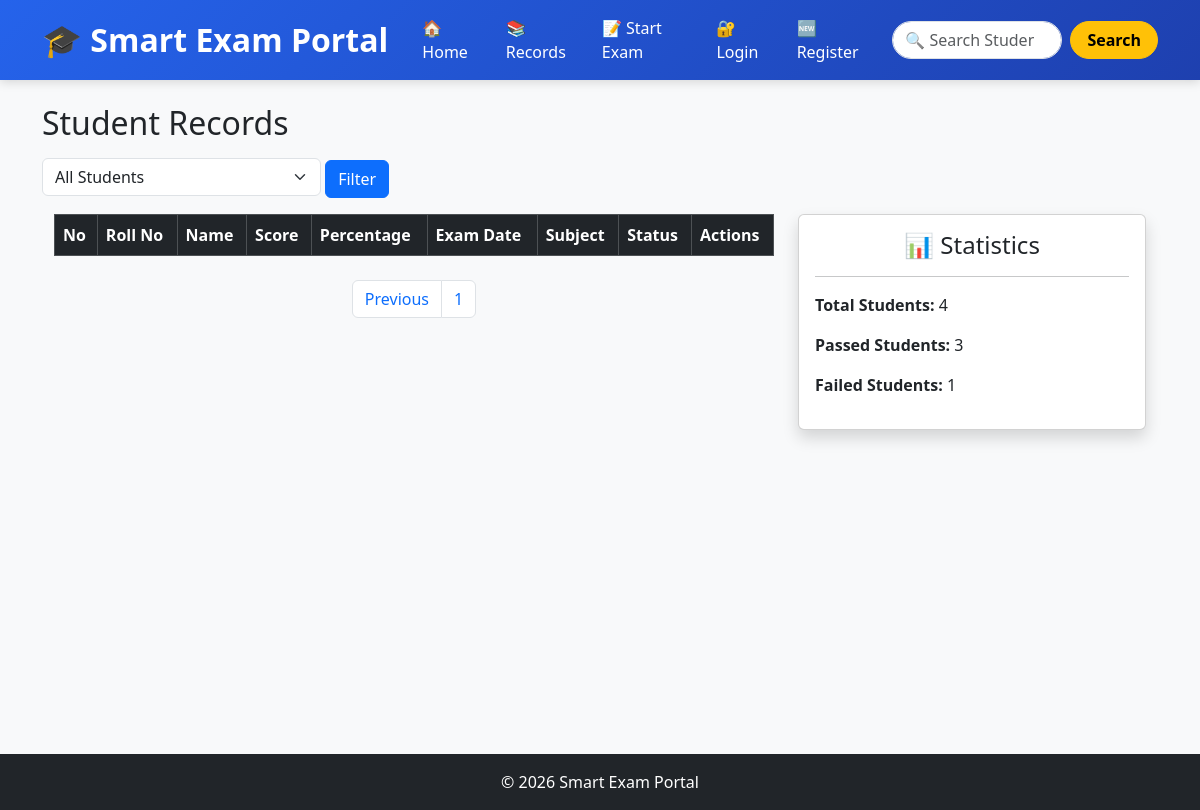
Before: /records?page=2 with the older database file.
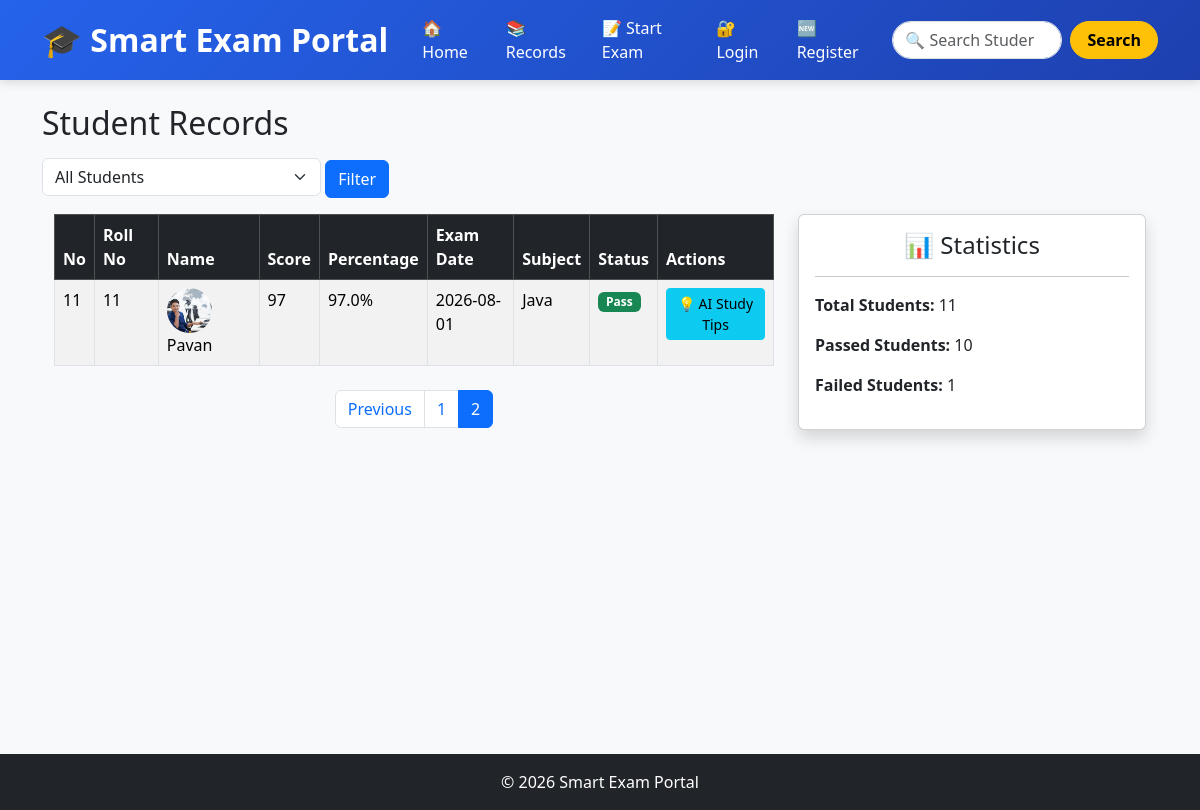
After: the same page with the newer database file.
### tables this page shows
CREATE TABLE students (
    id INTEGER PRIMARY KEY AUTOINCREMENT,
    roll_number INTEGER,
    subject_name TEXT,
    student_name TEXT,
    score INTEGER,
    percentage REAL,
    exam_date TEXT
, subject_id INTEGER, photo TEXT DEFAULT 'default.jpg');

CREATE TABLE subjects (
        id INTEGER PRIMARY KEY AUTOINCREMENT,
        name TEXT NOT NULL UNIQUE
    );

### smart_exam_portal/app.py (the view)
@app.route("/records")
def records():
    status = request.args.get("status", "")
    page = request.args.get("page", 1, type=int)
    per_page = 10
    conn = get_db()
    query = """
    FROM students
    LEFT JOIN subjects
    ON students.subject_id = subjects.id
    """
    where_clause = ""
    if status == "pass":
        where_clause = " WHERE students.percentage >= 40"
    elif status == "fail":
        where_clause = " WHERE students.percentage < 40"
    total_students = conn.execute(
        "SELECT COUNT(*) " + query + where_clause
    ).fetchone()[0]
    total_pages = (total_students + per_page - 1) // per_page
    offset = (page - 1) * per_page
    students = conn.execute(
        """
        SELECT
            students.id,
            students.roll_number,
            students.student_name,
            students.score,
            students.percentage,
            students.exam_date,
            students.photo,
            subjects.name AS subject_name
        """
        + query +
        where_clause +
        " LIMIT ? OFFSET ?",
        (per_page, offset)
    ).fetchall()
    passed_students = conn.execute(
        "SELECT COUNT(*) FROM students WHERE percentage >= 40"
    ).fetchone()[0]
    failed_students = conn.execute(
        "SELECT COUNT(*) FROM students WHERE percentage < 40"
    ).fetchone()[0]
    conn.close()
    return render_template(
        "records.html",
        students=students,
        page=page,
        total_pages=total_pages,
        total_students=total_students,
        passed_students=passed_students,
        failed_students=failed_students,
        tip=None
    )

### smart_exam_portal/database.py (called while the page is built)
def get_db():
    conn = sqlite3.connect("myproject.db")
    conn.row_factory = sqlite3.Row
    return conn

### smart_exam_portal/templates/records.html (shortened to what this page needs)
{% extends "base.html" %}
{% block content %}
<h2 class="mb-3">Student Records</h2>
<form method="GET" action="{{ url_for('records') }}" class="mb-3">
    <select name="status" class="form-select w-25 d-inline">
        <option value=""
            {% if request.args.get('status') == '' %}selected{% endif %}>
            All Students
        </option>
    </select>
    <button type="submit" class="btn btn-primary">
        Filter
    </button>
</form>
<div class="container">
    <div class="row">
        <div class="col-md-8">
            <table class="table table-striped table-hover table-bordered">
                <thead class="table-dark">
                    <tr>
                        <th>No</th>
                        <th>Roll No</th>
                        <th>Name</th>
                        <th>Score</th>
                        <th>Percentage</th>
                        <th>Exam Date</th>
                        <th>Subject</th>
                        <th>Status</th>
                        <th>Actions</th>
                    </tr>
                </thead>
                <tbody>
                    {% for student in students %}
                    <tr>
                        <td>{{ (page-1)*10 + loop.index }}</td>
                        <td>{{ student.roll_number }}</td>
                        <td>
                            <img
                                src="{{ url_for('static', filename='uploads/' ~ (student.photo or 'default.jpg')) }}"
                                alt="Student Photo"
                                width="45"
                                height="45"
                                class="rounded-circle me-2"
                                style="object-fit: cover;">
                            {{ student.student_name }}
                        </td>
                        <td>{{ student.score }}</td>
                        <td>{{ student.percentage }}%</td>
                        <td>{{ student.exam_date }}</td>
                        <td>{{ student.subject_name }}</td>
                        <td>
                            {% if student.percentage >= 40 %}
                                <span class="badge bg-success">
                                    Pass
                                </span>
                            {% else %}
                                <span class="badge bg-danger">
                                    Fail
                                </span>
                            {% endif %}
                        </td>
                        <td>
                            <a href="{{ url_for('get_ai_tip', id=student.id) }}"
                               class="btn btn-info btn-sm mb-1">
                                💡 AI Study Tips
                            </a>
                        </td>
                    </tr>
                    {% endfor %}
                </tbody>
            </table>
            <nav class="mt-4">
                <ul class="pagination justify-content-center">
                    {% if page > 1 %}
                    <li class="page-item">
                        <a class="page-link"
                           href="{{ url_for('records', page=page-1, status=request.args.get('status')) }}">
                            Previous
                        </a>
                    </li>
                    {% endif %}
                    {% for p in range(1, total_pages + 1) %}
                    <li class="page-item {% if p == page %}active{% endif %}">
                        <a class="page-link"
                           href="{{ url_for('records', page=p, status=request.args.get('status')) }}">
                            {{ p }}
                        </a>
                    </li>
                    {% endfor %}
                </ul>
            </nav>
        </div>
        <div class="col-md-4">
            <div class="card shadow">
                <div class="card-body">
                    <h4 class="text-center">
                        📊 Statistics
                    </h4>
                    <hr>
                    <p>
                        <strong>Total Students:</strong>
                        {{ total_students }}
                    </p>
                    <p>
                        <strong>Passed Students:</strong>
                        {{ passed_students }}
                    </p>
                    <p>
                        <strong>Failed Students:</strong>
                        {{ failed_students }}
                    </p>
                </div>
            </div>
        </div>
    </div>
</div>
{% endblock %}

### smart_exam_portal/templates/base.html (shortened to what this page needs)
<!DOCTYPE html>
<html lang="en">
<head>
    <link href="https://cdn.jsdelivr.net/npm/bootstrap@5.3.3/dist/css/bootstrap.min.css" rel="stylesheet">
</head>
<body>
<nav class="navbar navbar-expand-lg navbar-dark">
    <div class="container">
        <a class="navbar-brand" href="{{ url_for('home') }}">
            🎓 Smart Exam Portal
        </a>
        <div class="collapse navbar-collapse justify-content-end"
             id="navbarContent">
            <ul class="navbar-nav align-items-center">
                <li class="nav-item">
                    <a class="nav-link"
                       href="{{ url_for('home') }}">
                        🏠 Home
                    </a>
                </li>
                <li class="nav-item">
                    <a class="nav-link"
                       href="{{ url_for('records') }}">
                        📚 Records
                    </a>
                </li>
                <li class="nav-item">
                    <a class="nav-link"
                       href="{{ url_for('exam') }}">
                        📝 Start Exam
                    </a>
                </li>
                 {% if session.get('username') %}
<li class="nav-item me-2">
    <span class="badge bg-warning text-dark fs-6 p-2">
        👤 {{ session['username'] }}
    </span>
</li>
<li class="nav-item">
    <a class="nav-link"
       href="{{ url_for('logout') }}">
        🚪 Logout
    </a>
</li>
{% else %}
<li class="nav-item">
    <a class="nav-link"
       href="{{ url_for('login') }}">
        🔐 Login
    </a>
</li>
<li class="nav-item">
    <a class="nav-link"
       href="{{ url_for('register') }}">
        🆕 Register
    </a>
</li>
{% endif %}
            </ul>
            <form class="d-flex ms-lg-3 mt-2 mt-lg-0 position-relative"
                  action="{{ url_for('search') }}"
                  method="GET">
                <input
                    id="searchInput"
                    class="form-control me-2 rounded-pill search-input"
                    type="search"
                    placeholder="🔍 Search Student"
                    name="q"
                    autocomplete="off">
                <button
                    class="btn btn-warning fw-bold rounded-pill px-3 search-btn"
                    type="submit">
                    Search
                </button>
            </form>
        </div>
    </div>
</nav>
<div class="container mt-4 main-content">
    {% block content %}
    {% endblock %}
</div>
<footer class="bg-dark text-white text-center p-3">
    © 2026 Smart Exam Portal
</footer>
</body>
</html>

### smart_exam_portal/templates/base.html (style rules this page uses)
body { background-color:#f8f9fa; }
.navbar { background: linear-gradient(135deg, #2563eb, #1e40af); padding: 8px 0; box-shadow: 0 2px 10px rgba(0,0,0,0.15); }
.navbar-brand { font-size: 32px; font-weight: 700; }
.nav-link { color:white !important; font-weight:500; margin-left:10px; transition: all 0.3s ease; }
.search-input { width:170px; height:38px; }
.search-btn { transition: all 0.3s ease; }
.main-content { min-height:75vh; }
footer { margin-top:50px; }

Changed rows visible on the page:
added students: (page-1)*10+loop.index "11", roll_number "11", photo (picture), student_name "Pavan", score "97", percentage "97.0", exam_date "2026-08-01", subject_name "Java", shows "Pass"
Other visible differences:
{{ total_students }}: "4" → "11"
{{ passed_students }}: "3" → "10"
new list line: "2"
